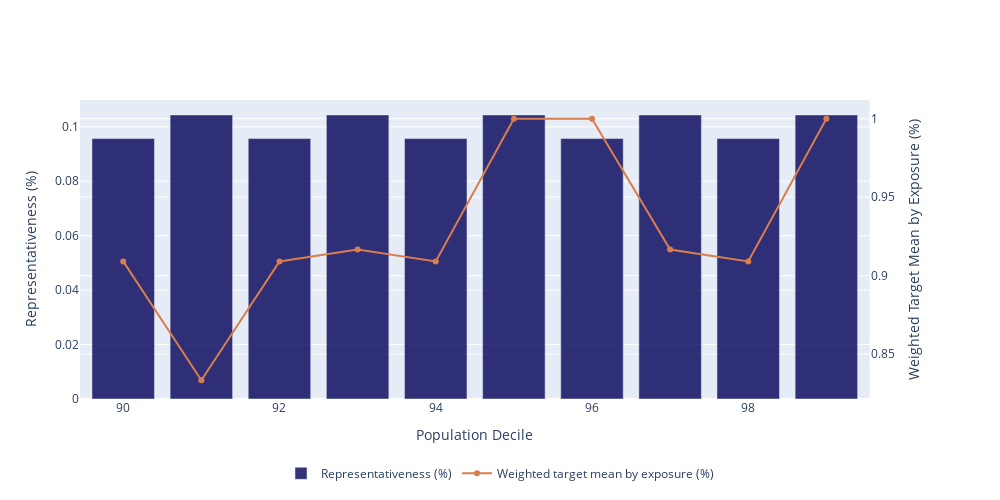

Source (notebook cell):
### Code cell
plot_target_vs_score(y_true, y_pred, quantiles=100, lower_limit=90)

### Figure 1 — Plotly figure (JSON) as saved in the notebook; plotly's stock layout.template omitted (floating-point values rounded to 4 significant figures)
{"data": [{"marker": {"color": "rgba(0, 0, 87, .8)"}, "name": "Representativeness (%)", "type": "bar", "x": [90, 91, 92, 93, 94, 95, 96, 97, 98, 99], "xaxis": "x", "y": [0.09565, 0.1043, 0.09565, 0.1043, 0.09565, 0.1043, 0.09565, 0.1043, 0.09565, 0.1043], "yaxis": "y"}, {"marker": {"color": "rgb(216, 125, 77)"}, "name": "Weighted target mean by exposure (%)", "type": "scatter", "x": [90, 91, 92, 93, 94, 95, 96, 97, 98, 99], "xaxis": "x", "y": [0.9091, 0.8333, 0.9091, 0.9167, 0.9091, 1, 1, 0.9167, 0.9091, 1], "yaxis": "y2"}], "layout": {"height": 500, "legend": {"orientation": "h", "x": 0.5, "xanchor": "center", "y": -0.2}, "width": 1000, "xaxis": {"anchor": "y", "domain": [0, 0.94], "title": {"text": "Population Decile"}}, "yaxis": {"anchor": "x", "domain": [0, 1], "title": {"text": "Representativeness (%)"}}, "yaxis2": {"anchor": "x", "overlaying": "y", "side": "right", "title": {"text": "Weighted Target Mean by Exposure (%)"}}}}
